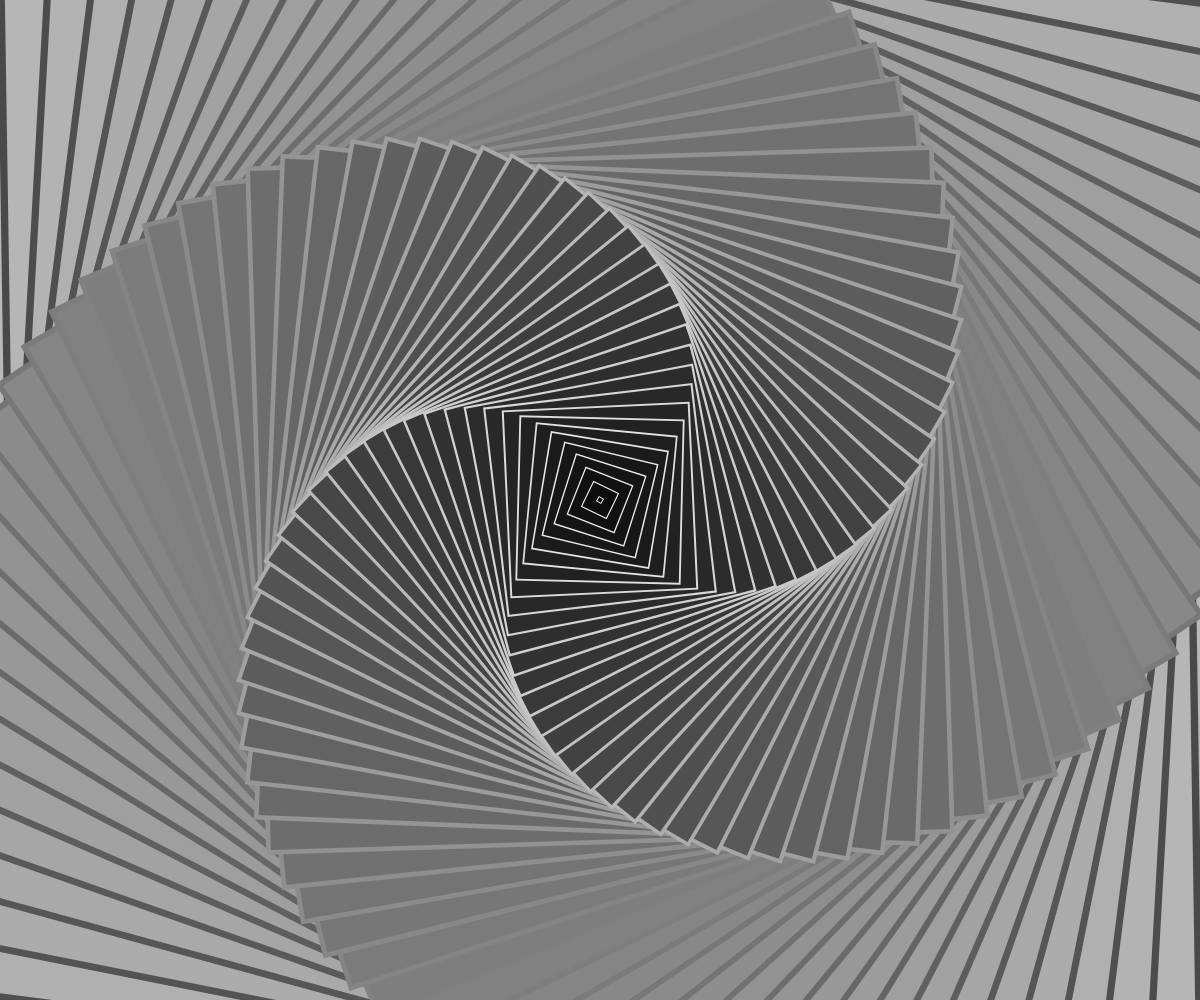
Frame 1 (no input)
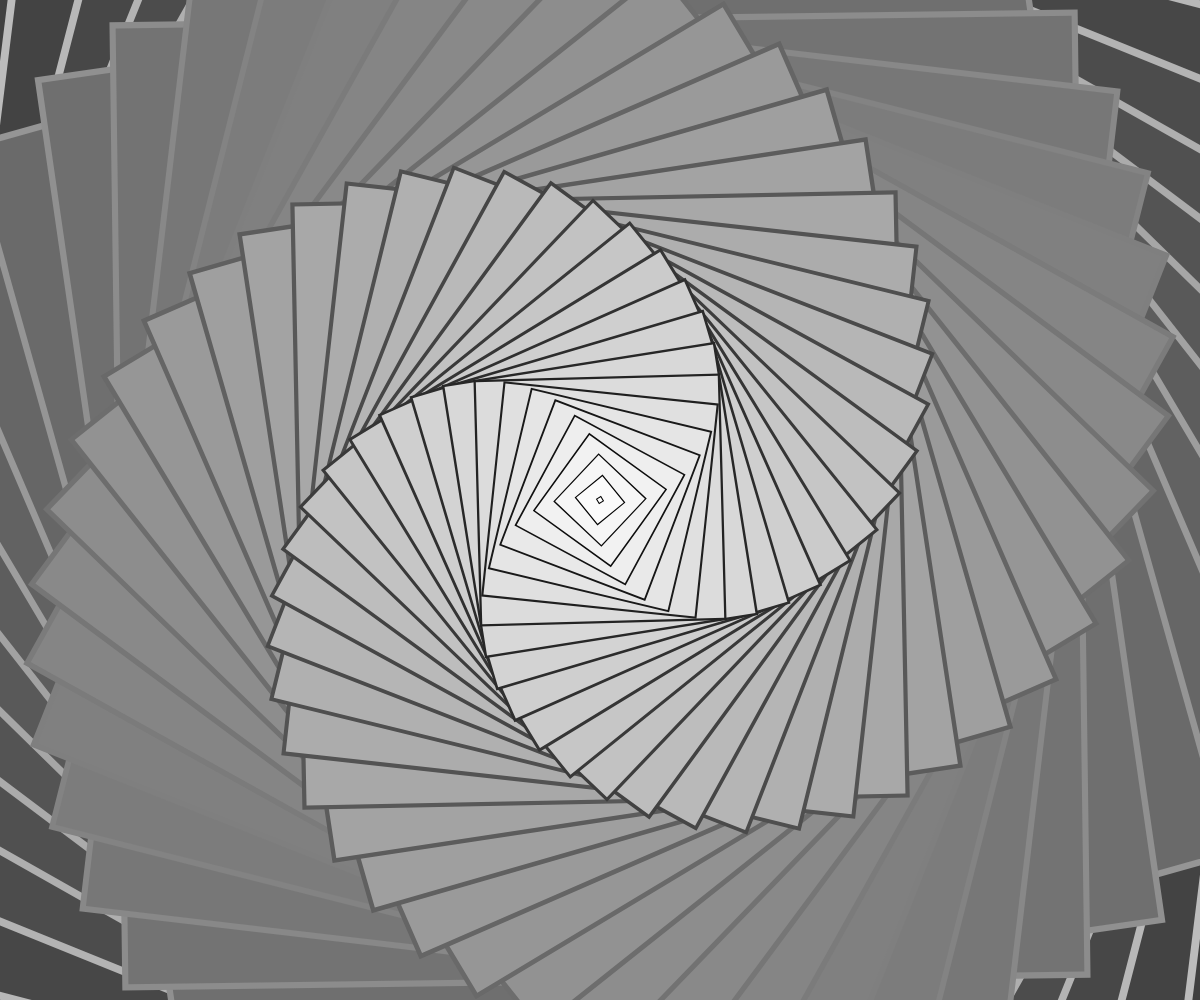
Frame 2 (the mouse pressed at the canvas centre, redrawn once)

The p5.js sketch that drew these frames (run headless with seeded random() and noise() and a simulated clock; the mouse was pressed at the canvas centre and the sketch redrawn once):

// p5.js sketch
// ── sketch.js
function setup() {
  createCanvas(windowWidth, windowHeight);
  noLoop(); // Mantém a imagem estática
  rectMode(CENTER); // Desenha o quadrado pelo centro (necessário para a rotação)
}

function draw() {
  background(15);

  // Move a origem (0,0) para o centro do canvas
  translate(width / 2, height / 2);

  // Variáveis gerativas
  let numCamadas = int(random(40, 90));      
  let anguloRotacao = random(0.05, 0.15);    
  let tamanhoMax = max(width, height) * 1.4; // Cobre a tela toda
  let tamanhoMin = 5;                        
  let inverteCor = random() > 0.5;

  // Laço de fora para dentro do túnel
  for (let i = 0; i < numCamadas; i++) {
    
    let t = i / (numCamadas - 1); // Normaliza o índice (0.0 a 1.0)

    // lerp: Encontra o tamanho exato da camada atual
    let tamanhoAtual = lerp(tamanhoMax, tamanhoMin, t);

    // map: Converte o índice normalizado (t) em um tom de cinza
    let tomCinza;
    if (inverteCor) {
      tomCinza = map(t, 0, 1, 255, 10); 
    } else {
      tomCinza = map(t, 0, 1, 10, 255); 
    }
    
    fill(tomCinza);
    stroke(255 - tomCinza); // Contorno recebe a cor oposta
    strokeWeight(map(t, 0, 1, 10, 1)); // map: Borda vai afinando até o centro

    push(); // Salva o sistema de coordenadas centralizado
    
    rotate(i * anguloRotacao); // Rotação progressiva acumulada
    square(0, 0, tamanhoAtual); // Desenha na nova origem girada
    
    pop(); // Restaura o sistema para a próxima iteração
  }
}
